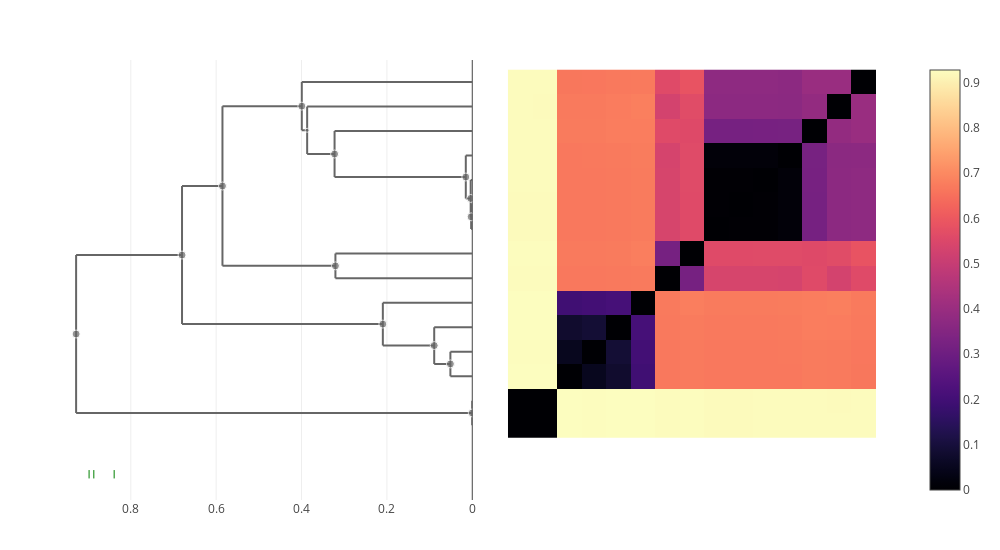

The cell this chart's notebook holds for it:
### Markdown cell above
### japonicum

### Code cell
let taxon = "japonicum"
    trees[taxon] = cluster_annotate(cdata, taxon)
    plot(clustermap(cdata, trees[taxon]))
end

### Figure 1 — Plotly figure (JSON) as saved in the notebook; plotly's stock layout.template omitted (floating-point values rounded to 4 significant figures; data arrays with more than 128 entries replaced by an {"elided": "..."} marker saying what was removed)
{"data": [{"colorscale": {"elided": "256x2 mixed values"}, "type": "heatmap", "x": [0.5, 1.5, 2.5, 3.5, 4.5, 5.5, 6.5, 7.5, 8.5, 9.5, 10.5, 11.5, 12.5, 13.5, 14.5, 15.5], "y": [0.5, 1.5, 2.5, 3.5, 4.5, 5.5, 6.5, 7.5, 8.5, 9.5, 10.5, 11.5, 12.5, 13.5, 14.5, 15.5], "z": {"elided": "15x15 float values"}}, {"hoverinfo": "skip", "line": {"color": "#666666"}, "mode": "lines", "showlegend": false, "type": "scatter", "x": [0.0002037, 0.0002037, null, 0.0002037, 0, null, 0.0002037, 0, null], "xaxis": "x2", "y": [1, 2, null, 1, 1, null, 2, 2, null], "yaxis": "y"}, {"hoverinfo": "skip", "line": {"color": "#666666"}, "mode": "lines", "showlegend": false, "type": "scatter", "x": [0.08918, 0.08918, null, 0.08918, 0.05128, null, 0.08918, 0, null], "xaxis": "x2", "y": [3.5, 5, null, 3.5, 3.5, null, 5, 5, null], "yaxis": "y"}, {"hoverinfo": "skip", "line": {"color": "#666666"}, "mode": "lines", "showlegend": false, "type": "scatter", "x": [0.3994, 0.3994, null, 0.3994, 0.3868, null, 0.3994, 0, null], "xaxis": "x2", "y": [13.03, 15, null, 13.03, 13.03, null, 15, 15, null], "yaxis": "y"}, {"hoverinfo": "skip", "line": {"color": "#666666"}, "mode": "lines", "showlegend": false, "type": "scatter", "x": [0.3868, 0.3868, null, 0.3868, 0.3226, null, 0.3868, 0, null], "xaxis": "x2", "y": [12.06, 14, null, 12.06, 12.06, null, 14, 14, null], "yaxis": "y"}, {"hoverinfo": "skip", "line": {"color": "#666666"}, "mode": "lines", "showlegend": false, "type": "scatter", "x": [0.9281, 0.9281, null, 0.9281, 0.0002037, null, 0.9281, 0.68, null], "xaxis": "x2", "y": [1.5, 7.941, null, 1.5, 1.5, null, 7.941, 7.941, null], "yaxis": "y"}, {"hoverinfo": "skip", "line": {"color": "#666666"}, "mode": "lines", "showlegend": false, "type": "scatter", "x": [0.01517, 0.01517, null, 0.01517, 0.003719, null, 0.01517, 0, null], "xaxis": "x2", "y": [10.25, 12, null, 10.25, 10.25, null, 12, 12, null], "yaxis": "y"}, {"hoverinfo": "skip", "line": {"color": "#666666"}, "mode": "lines", "showlegend": false, "type": "scatter", "x": [0.002631, 0.002631, null, 0.002631, 0, null, 0.002631, 0, null], "xaxis": "x2", "y": [9, 10, null, 9, 9, null, 10, 10, null], "yaxis": "y"}, {"hoverinfo": "skip", "line": {"color": "#666666"}, "mode": "lines", "showlegend": false, "type": "scatter", "x": [0.2095, 0.2095, null, 0.2095, 0.08918, null, 0.2095, 0, null], "xaxis": "x2", "y": [4.25, 6, null, 4.25, 4.25, null, 6, 6, null], "yaxis": "y"}, {"hoverinfo": "skip", "line": {"color": "#666666"}, "mode": "lines", "showlegend": false, "type": "scatter", "x": [0.3226, 0.3226, null, 0.3226, 0.01517, null, 0.3226, 0, null], "xaxis": "x2", "y": [11.12, 13, null, 11.12, 11.12, null, 13, 13, null], "yaxis": "y"}, {"hoverinfo": "skip", "line": {"color": "#666666"}, "mode": "lines", "showlegend": false, "type": "scatter", "x": [0.68, 0.68, null, 0.68, 0.2095, null, 0.68, 0.5853, null], "xaxis": "x2", "y": [5.125, 10.76, null, 5.125, 5.125, null, 10.76, 10.76, null], "yaxis": "y"}, {"hoverinfo": "skip", "line": {"color": "#666666"}, "mode": "lines", "showlegend": false, "type": "scatter", "x": [0.05128, 0.05128, null, 0.05128, 0, null, 0.05128, 0, null], "xaxis": "x2", "y": [3, 4, null, 3, 3, null, 4, 4, null], "yaxis": "y"}, {"hoverinfo": "skip", "line": {"color": "#666666"}, "mode": "lines", "showlegend": false, "type": "scatter", "x": [0.3206, 0.3206, null, 0.3206, 0, null, 0.3206, 0, null], "xaxis": "x2", "y": [7, 8, null, 7, 7, null, 8, 8, null], "yaxis": "y"}, {"hoverinfo": "skip", "line": {"color": "#666666"}, "mode": "lines", "showlegend": false, "type": "scatter", "x": [0.5853, 0.5853, null, 0.5853, 0.3206, null, 0.5853, 0.3994, null], "xaxis": "x2", "y": [7.5, 14.02, null, 7.5, 7.5, null, 14.02, 14.02, null], "yaxis": "y"}, {"hoverinfo": "skip", "line": {"color": "#666666"}, "mode": "lines", "showlegend": false, "type": "scatter", "x": [0.003719, 0.003719, null, 0.003719, 0.002631, null, 0.003719, 0, null], "xaxis": "x2", "y": [9.5, 11, null, 9.5, 9.5, null, 11, 11, null], "yaxis": "y"}, {"customdata": [[18, 3], [16, 2], [21, 3], [26, 7], [25, 6], [29, 15], [19, 4], [17, 2], [22, 4], [24, 5], [28, 13], [20, 2], [23, 2], [27, 9]], "hovertemplate": "ID: %{customdata[0]}<br>\nHeight: %{x:.3f}<br>\nGenome count: %{customdata[1]}\n<extra></extra>\n", "marker": {"color": "#666666", "size": [8, 8, 8, 8, 4, 8, 8, 8, 8, 8, 8, 8, 8, 8]}, "mode": "markers", "showlegend": false, "type": "scatter", "x": [0.003719, 0.0002037, 0.08918, 0.3994, 0.3868, 0.9281, 0.01517, 0.002631, 0.2095, 0.3226, 0.68, 0.05128, 0.3206, 0.5853], "xaxis": "x2", "y": [10.25, 1.5, 4.25, 14.02, 13.03, 4.721, 11.12, 9.5, 5.125, 12.06, 7.941, 3.5, 7.5, 10.76], "yaxis": "y"}, {"hovertemplate": "%{text} <br>\n%{x}\n<extra></extra>\n", "marker": {"color": "green", "line": {"color": "green", "width": 1}, "symbol": "line-ns"}, "mode": "markers", "text": ["diazoefficiens", "liaoningense", "yuanmingense"], "type": "scatter", "x": [0.839, 0.8866, 0.8977], "xaxis": "x2", "y": [-1, -1, -1, -1]}], "layout": {"height": 550, "hovermode": "closest", "margin": {"b": 50, "l": 50, "r": 50, "t": 60}, "showlegend": false, "width": 1000, "xaxis": {"autorange": true, "domain": [0.505, 1], "range": [-0.6124, 16.61], "scaleanchor": "y", "type": "linear", "visible": false}, "xaxis2": {"autorange": true, "domain": [0, 0.495], "range": [0.9893, 0], "rangemode": "nonnegative", "showspikes": true, "spikedash": "solid", "spikemode": "across", "spikethickness": 1, "type": "linear"}, "yaxis": {"autorange": true, "domain": [0, 1], "range": [-2.05, 15.9], "scaleanchor": "x", "type": "linear", "visible": false}}}
